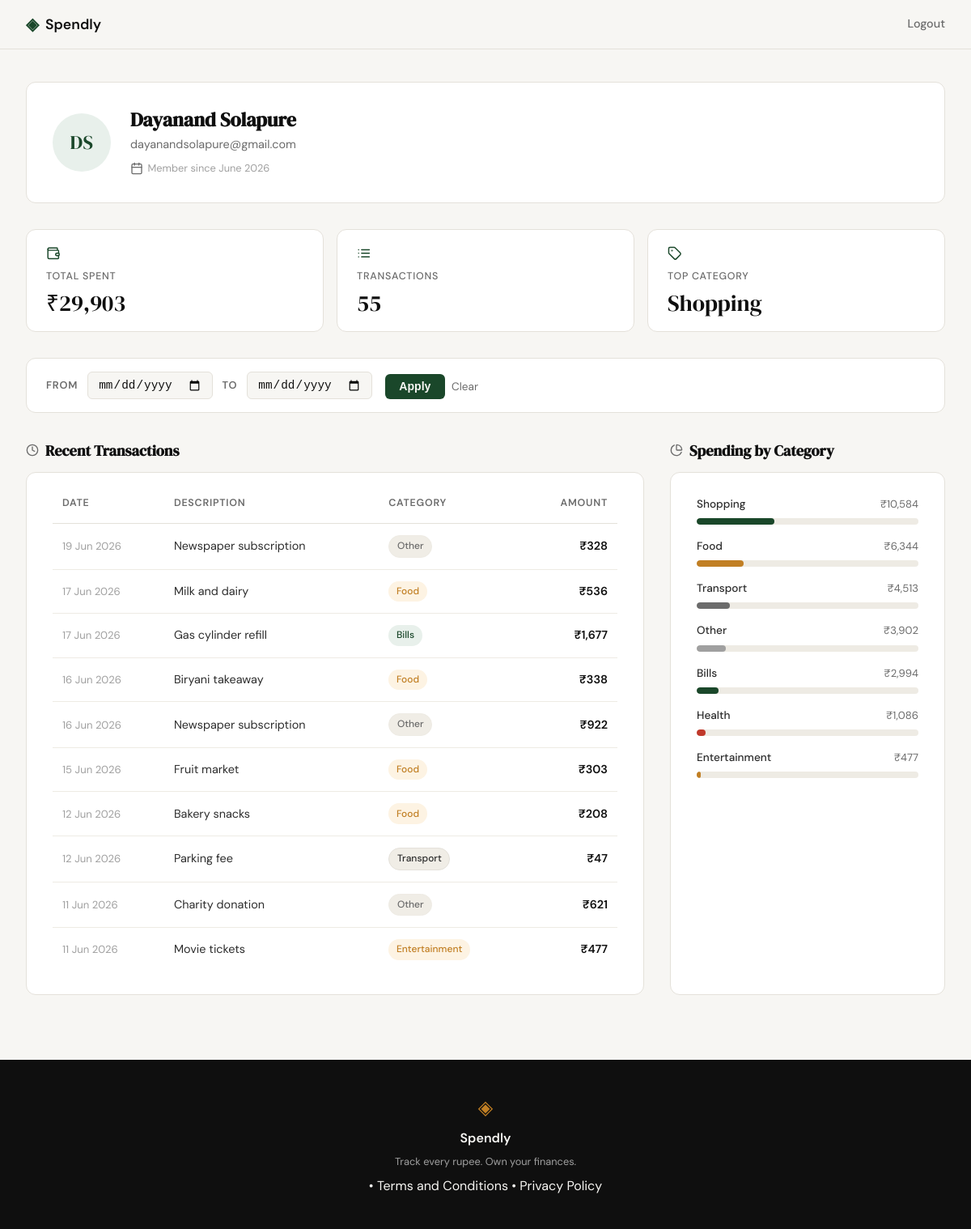
/profile (signed in), run on the app's committed database.
### tables this page shows
CREATE TABLE users (
            id            INTEGER PRIMARY KEY AUTOINCREMENT,
            name          TEXT    NOT NULL,
            email         TEXT    UNIQUE NOT NULL,
            password_hash TEXT    NOT NULL,
            created_at    TEXT    DEFAULT (datetime('now'))
        );

CREATE TABLE expenses (
            id          INTEGER PRIMARY KEY AUTOINCREMENT,
            user_id     INTEGER NOT NULL,
            amount      REAL    NOT NULL,
            category    TEXT    NOT NULL,
            date        TEXT    NOT NULL,
            description TEXT,
            created_at  TEXT    DEFAULT (datetime('now')),
            FOREIGN KEY (user_id) REFERENCES users (id)
        );

### app.py (the view)
@app.route("/profile")
def profile():
    if not session.get("user_id"):
        return redirect(url_for("login"))
    db_user = get_user_by_id(session["user_id"])
    if db_user is None:
        session.clear()
        return redirect(url_for("login"))
    user = {
        "name": db_user["name"],
        "email": db_user["email"],
        "member_since": _fmt_member_since(db_user["created_at"]),
    }
    filter_from = request.args.get("from_date", "").strip()
    filter_to = request.args.get("to_date", "").strip()
    filter_error = None
    filter_hint = None
    active_filter = False
    if filter_from and not _DATE_RE.match(filter_from):
        filter_error = "Invalid start date. Use YYYY-MM-DD format."
        filter_from = filter_to = ""
    elif filter_to and not _DATE_RE.match(filter_to):
        filter_error = "Invalid end date. Use YYYY-MM-DD format."
        filter_from = filter_to = ""
    elif bool(filter_from) != bool(filter_to):
        filter_hint = "Please provide both a start and an end date."
        filter_from = filter_to = ""
    elif filter_from and filter_to:
        if filter_from > filter_to:
            filter_error = "Start date must be on or before the end date."
            filter_from = filter_to = ""
        else:
            active_filter = True
    user_id = session["user_id"]
    from_arg = filter_from if active_filter else None
    to_arg = filter_to if active_filter else None
    expenses = get_user_expenses(user_id, from_arg, to_arg)
    stats = get_user_stats(user_id, from_arg, to_arg)
    categories = get_user_categories(user_id, from_arg, to_arg)
    filter_from_display = _fmt_date(filter_from) if active_filter else ""
    filter_to_display = _fmt_date(filter_to) if active_filter else ""
    return render_template(
        "profile.html",
        user=user, stats=stats, expenses=expenses, categories=categories,
        filter_from=filter_from, filter_to=filter_to,
        filter_from_display=filter_from_display, filter_to_display=filter_to_display,
        active_filter=active_filter,
        filter_error=filter_error, filter_hint=filter_hint,
    )

### app.py (called while the page is built)
@app.after_request
def set_security_headers(response):
    response.headers["X-Content-Type-Options"] = "nosniff"
    response.headers["X-Frame-Options"] = "DENY"
    response.headers["Referrer-Policy"] = "strict-origin-when-cross-origin"
    return response

### database/db.py (called while the page is built)
def get_db():
    conn = sqlite3.connect(DB_PATH)
    conn.row_factory = sqlite3.Row
    conn.execute("PRAGMA foreign_keys = ON")
    return conn

def get_user_by_id(user_id):
    conn = get_db()
    cursor = conn.cursor()
    cursor.execute("SELECT * FROM users WHERE id = ?", (user_id,))
    user = cursor.fetchone()
    conn.close()
    return user

def _fmt_amount(amount_float):
    return f"₹{int(amount_float):,}"

def _fmt_date(date_str):
    dt = datetime.strptime(date_str, "%Y-%m-%d")
    return dt.strftime("%#d %b %Y")

def _fmt_member_since(created_at_str):
    dt = datetime.strptime(created_at_str, "%Y-%m-%d %H:%M:%S")
    return dt.strftime("%B %Y")

def _date_filter(from_date, to_date):
    if from_date and to_date:
        return " AND date BETWEEN ? AND ?", [from_date, to_date]
    return "", []

def get_user_expenses(user_id, from_date=None, to_date=None):
    conn = get_db()
    cursor = conn.cursor()
    date_clause, date_params = _date_filter(from_date, to_date)
    sql = ("SELECT date, description, category, amount FROM expenses "
           "WHERE user_id = ?" + date_clause)
    params = [user_id] + date_params
    sql += " ORDER BY date DESC" if date_clause else " ORDER BY date DESC LIMIT 10"
    cursor.execute(sql, params)
    rows = cursor.fetchall()
    conn.close()
    return [
        {
            "date": _fmt_date(row["date"]),
            "description": row["description"],
            "category": row["category"],
            "amount": _fmt_amount(row["amount"]),
        }
        for row in rows
    ]

### templates/profile.html (shortened to what this page needs)
{% extends "base.html" %}
{% block head %}
<link rel="stylesheet" href="{{ url_for('static', filename='css/profile.css') }}">
{% endblock %}
{% block content %}
<div class="profile-page">
  <div class="profile-inner">
    <section class="profile-hero">
      <div class="profile-avatar">
        <span class="profile-avatar__initials">
          {{ user.name.split()[0][0] }}{{ user.name.split()[-1][0] }}
        </span>
      </div>
      <div class="profile-identity">
        <h1 class="profile-identity__name">{{ user.name }}</h1>
        <p class="profile-identity__email">{{ user.email }}</p>
        <p class="profile-identity__since">
          <i data-lucide="calendar" class="profile-icon"></i>
          Member since {{ user.member_since }}
        </p>
      </div>
    </section>
    <section class="profile-stats">
      <div class="profile-stat-card">
        <i data-lucide="wallet" class="profile-stat-card__icon"></i>
        <span class="profile-stat-card__label">Total Spent</span>
        <span class="profile-stat-card__value">{{ stats.total_spent }}</span>
      </div>
      <div class="profile-stat-card">
        <i data-lucide="list" class="profile-stat-card__icon"></i>
        <span class="profile-stat-card__label">Transactions</span>
        <span class="profile-stat-card__value">{{ stats.transaction_count }}</span>
      </div>
      <div class="profile-stat-card">
        <i data-lucide="tag" class="profile-stat-card__icon"></i>
        <span class="profile-stat-card__label">Top Category</span>
        <span class="profile-stat-card__value">{{ stats.top_category }}</span>
      </div>
    </section>
    <form class="filter-form" method="GET" action="{{ url_for('profile') }}">
      <div class="filter-form__fields">
        <label class="filter-form__label" for="from_date">From</label>
        <input class="filter-form__input" type="date" id="from_date"
               name="from_date" value="{{ filter_from }}">
        <label class="filter-form__label" for="to_date">To</label>
        <input class="filter-form__input" type="date" id="to_date"
               name="to_date" value="{{ filter_to }}">
      </div>
      <div class="filter-form__actions">
        <button class="filter-form__btn" type="submit">Apply</button>
        {% if not active_filter %}
        <a class="filter-form__clear" href="{{ url_for('profile') }}">Clear</a>
        {% endif %}
      </div>
    </form>
    <div class="profile-bottom-grid">
      <section class="profile-section">
        <h2 class="profile-section__heading">
          <i data-lucide="clock" class="profile-icon"></i>
          Recent Transactions
        </h2>
        <div class="profile-card">
          <table class="txn-table">
            <thead class="txn-table__head">
              <tr>
                <th class="txn-table__th">Date</th>
                <th class="txn-table__th">Description</th>
                <th class="txn-table__th">Category</th>
                <th class="txn-table__th txn-table__th--right">Amount</th>
              </tr>
            </thead>
            <tbody>
              {% for expense in expenses %}
              <tr class="txn-table__row">
                <td class="txn-table__td txn-table__td--date">{{ expense.date }}</td>
                <td class="txn-table__td">{{ expense.description }}</td>
                <td class="txn-table__td">
                  <span class="cat-badge cat-badge--{{ expense.category | lower | replace(' ', '-') }}">
                    {{ expense.category }}
                  </span>
                </td>
                <td class="txn-table__td txn-table__td--amount">{{ expense.amount }}</td>
              </tr>
              {% endfor %}
            </tbody>
          </table>
        </div>
      </section>
      <section class="profile-section">
        <h2 class="profile-section__heading">
          <i data-lucide="pie-chart" class="profile-icon"></i>
          Spending by Category
        </h2>
        <div class="profile-card profile-card--full-height">
          <div class="cat-breakdown">
            {% for cat in categories %}
            <div class="cat-breakdown__row">
              <div class="cat-breakdown__meta">
                <span class="cat-breakdown__name">{{ cat.name }}</span>
                <span class="cat-breakdown__total">{{ cat.total }}</span>
              </div>
              <div class="cat-breakdown__track">
                <div
                  class="cat-breakdown__fill cat-breakdown__fill--{{ cat.name | lower | replace(' ', '-') }}"
                  style="--bar-pct: {{ cat.pct }}%">
                </div>
              </div>
            </div>
            {% endfor %}
          </div>
        </div>
      </section>
    </div>
  </div>
</div>
{% endblock %}

### templates/base.html (shortened to what this page needs)
<!DOCTYPE html>
<html lang="en">
<head>
    <link rel="stylesheet" href="{{ url_for('static', filename='css/style.css') }}">
    {% block head %}{% endblock %}
</head>
<body>
    <nav class="navbar">
        <div class="nav-inner">
            <a href="{{ url_for('landing') }}" class="nav-brand">
                <span class="brand-icon">◈</span>
                <span class="brand-name">Spendly</span>
            </a>
            <div class="nav-links">
                {% if session.get('user_id') %}
                    <form method="POST" action="{{ url_for('logout') }}">
                        <button type="submit" class="nav-logout-btn">Logout</button>
                    </form>
                {% else %}
                    <a href="{{ url_for('login') }}">Sign in</a>
                    <a href="{{ url_for('register') }}" class="nav-cta">Get started</a>
                {% endif %}
            </div>
        </div>
    </nav>
    <main class="main-content">
        {% block content %}{% endblock %}
    </main>
    <footer class="footer">
        <div class="footer-inner">
            <span class="brand-icon">◈</span>
            <span class="footer-name">Spendly</span>
            <p class="footer-copy">Track every rupee. Own your finances.</p>
            <p class="footer-links">
                &bull;
                <a href="/terms">Terms and Conditions</a>
                &bull;
                <a href="/privacy">Privacy Policy</a>
            </p>
        </div>
    </footer>
</body>
</html>

### static/css/style.css (style rules this page uses)
:root { --ink: #0f0f0f; --ink-soft: #2d2d2d; --ink-muted: #6b6b6b; --ink-faint: #a0a0a0; --paper: #f7f6f3; --paper-warm: #f0ede6; --paper-card: #ffffff; --accent: #1a472a; --accent-light: #e8f0eb; --accent-2: #c17f24; --accent-2-light: #fdf3e3; --danger: #c0392b; --danger-light: #fdecea; --border: #e4e1da; --border-soft: #eeebe4; --font-display: 'DM Serif Display', Georgia, serif; --font-body: 'DM Sans', system-ui, sans-serif; --max-width: 1200px; --auth-width: 440px; --radius-sm: 6px; --radius-md: 12px; --radius-lg: 20px; }
*, *::before, *::after { box-sizing: border-box; margin: 0; padding: 0; }
html { font-size: 16px; scroll-behavior: smooth; }
body { background: var(--paper); color: var(--ink); font-family: var(--font-body); font-size: 1rem; line-height: 1.6; -webkit-font-smoothing: antialiased; }
a { color: inherit; text-decoration: none; }
.navbar { position: sticky; top: 0; z-index: 100; background: var(--paper); border-bottom: 1px solid var(--border); padding: 0 2rem; }
.nav-inner { max-width: var(--max-width); margin: 0 auto; height: 60px; display: flex; align-items: center; justify-content: space-between; }
.nav-brand { display: flex; align-items: center; gap: 0.5rem; font-family: var(--font-body); font-weight: 600; font-size: 1.1rem; color: var(--ink); }
.brand-icon { color: var(--accent); font-size: 1.3rem; }
.brand-name { color: var(--ink); }
.nav-links { display: flex; align-items: center; gap: 1.5rem; font-size: 0.9rem; font-weight: 500; }
.nav-logout-btn { background: none; border: none; padding: 0; font-family: var(--font-body); font-size: 0.9rem; font-weight: 500; color: var(--ink-muted); cursor: pointer; transition: color 0.2s; }
.main-content { min-height: calc(100vh - 60px - 100px); }
.footer { background: var(--ink); color: var(--paper); padding: 2.5rem 2rem; text-align: center; }
.footer-inner { display: flex; flex-direction: column; align-items: center; gap: 0.4rem; }
.footer .brand-icon { color: var(--accent-2); font-size: 1.5rem; }
.footer-name { font-weight: 600; font-size: 1rem; }
.footer-copy { font-size: 0.8rem; color: var(--ink-faint); }

### data on the page
users: name "D", name "S", name "Dayanand Solapure", email "dayanandsolapure@gmail.com"
expenses: date "19 Jun 2026", description "Newspaper subscription", category "Other", amount "₹328"
expenses: date "17 Jun 2026", description "Milk and dairy", category "Food", amount "₹536"
expenses: date "17 Jun 2026", description "Gas cylinder refill", category "Bills", amount "₹1,677"
expenses: date "16 Jun 2026", description "Biryani takeaway", category "Food", amount "₹338"
expenses: date "16 Jun 2026", description "Newspaper subscription", category "Other", amount "₹922"
expenses: date "15 Jun 2026", description "Fruit market", category "Food", amount "₹303"
expenses: date "12 Jun 2026", description "Bakery snacks", category "Food", amount "₹208"
expenses: date "12 Jun 2026", description "Parking fee", category "Transport", amount "₹47"
expenses: date "11 Jun 2026", description "Charity donation", category "Other", amount "₹621"
expenses: date "11 Jun 2026", description "Movie tickets", category "Entertainment", amount "₹477"

### other printed values
{{ user.member_since }} "June 2026"
{{ stats.total_spent }} "₹29,903"
{{ stats.transaction_count }} "55"
{{ stats.top_category }} "Shopping"
{{ cat.name }} "Shopping" "Food" "Transport" "Other" "Bills" "Health" "Entertainment"
{{ cat.total }} "₹10,584" "₹6,344" "₹4,513" "₹3,902" "₹2,994" "₹1,086" "₹477"
